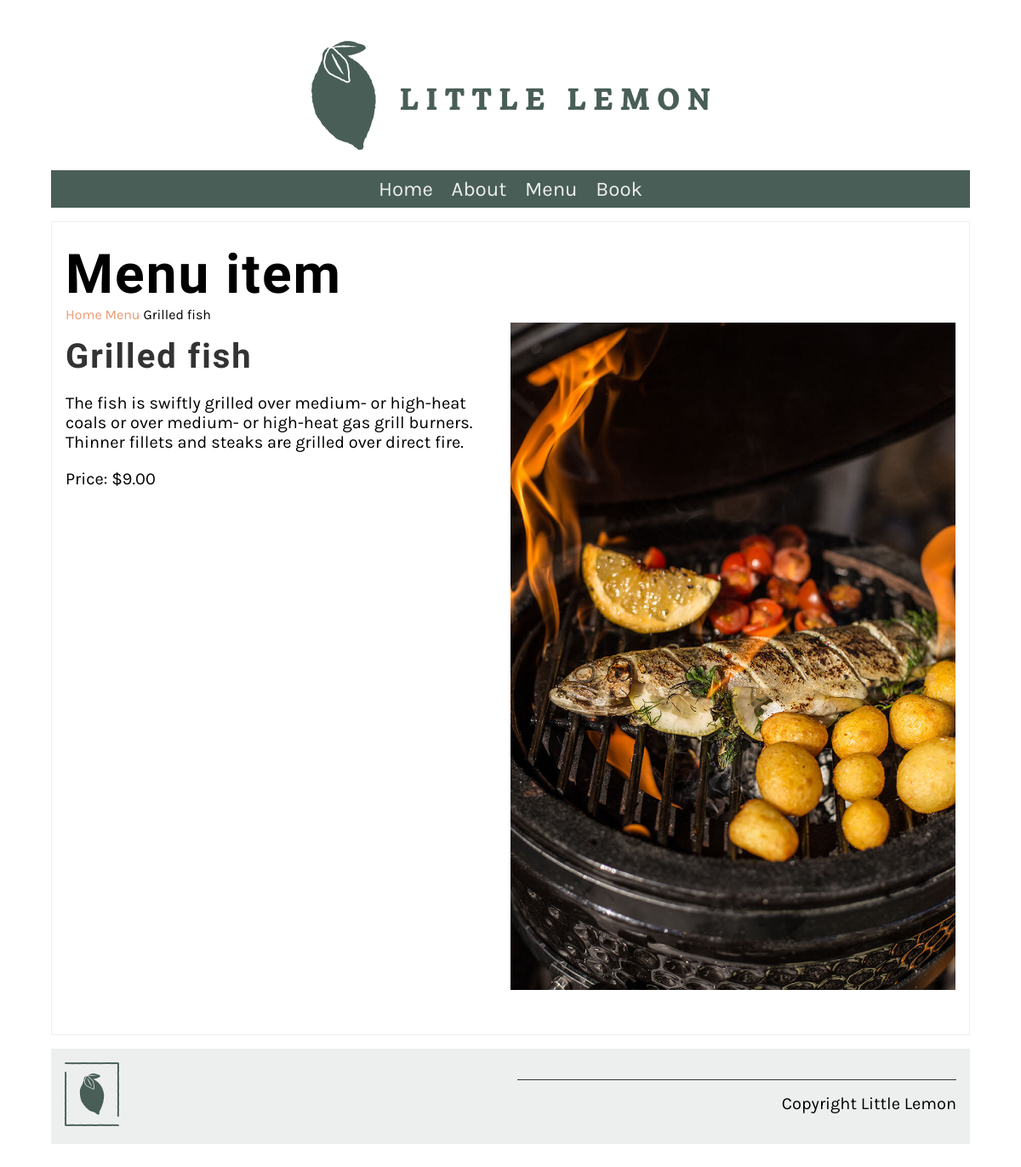
The app's page /menu_item/3/ with its own data.
### restaurant/models.py (models this page shows, shortened)
class Menu(models.Model):
    name = models.CharField(max_length=200)
    price = models.IntegerField(null=False)
    menu_item_description = models.TextField(max_length=1000, default='')

### restaurant/views.py (the view)
# urls.py: path('menu_item/<int:pk>/', views.display_menu_item, name="menu_item"),
def display_menu_item(request, pk=None):
    if pk:
        menu_item = Menu.objects.get(pk = pk)
    else:
        menu_item = ""
    main_item = {"menu_item" : menu_item}
    return render(request, 'menu_item.html', main_item)

### restaurant/templates/menu_item.html
{% extends 'base.html' %}
{% load static %}
{% block content %}
<section>
    <article>
        <h1>Menu item</h1>
        <span>
            <a href="{% url 'home' %}">Home</a>
            <a href="{% url 'menu' %}">Menu</a>
            {{menu_item.name}}
        </span>
        <div class="row">
            <div class="column">
                <h2>
                    {{menu_item.name}}
                </h2>
                <p>
                    {{menu_item.menu_item_description}}
                </p>
                <p>
                    Price: ${{menu_item.price}}.00
                </p>
            </div>
            <div class="column">
                <img src="/static/img/menu_items/{{ menu_item.name }}.jpg" alt="{{ menu_item.name }}" />
            </div>
        </div>
    </article>
</section>
{% endblock %}

### restaurant/static/css/style.css (style rules this page uses)
body { font-family: 'Karla', sans-serif; margin-top: 3rem; margin-bottom: 3rem; margin-left: 5%; margin-right: 5%; }
h1, h2, h3, h4, h5, h6 { font-family: 'Markazi Text', serif; letter-spacing: 2px;; }
h1 { font-size: 4rem; margin-top: 1.5rem; margin-bottom: 0; }
h2 { font-size: 2.5rem; color: #333333; margin:1rem 0; }
p, ul { font-size: 1.25rem;; }
a { color: #EE9972; text-decoration: none; }
section { display: flex; gap: 2rem 1rem; margin-top: 1rem; margin-bottom: 1rem; flex-direction: row; }
article { flex:1; }
article img { max-width: 100%; }
main article { border: 1px solid #EDEFEE; padding-left: 1rem; padding-right: 1rem; }
.row { display: flex; flex-direction: row; width: 100%; padding-bottom: 1rem; }
.column { flex-basis: 50%; margin-bottom: 1rem; padding-bottom: 1rem; }

### records on screen
Menu: name "Grilled fish", menu_item_description "The fish is swiftly grilled over medium- or high-heat coals or over medium- or high-heat gas grill burners. Thinner fillets and steaks are grilled over direct fire.", price "9", name (picture)
